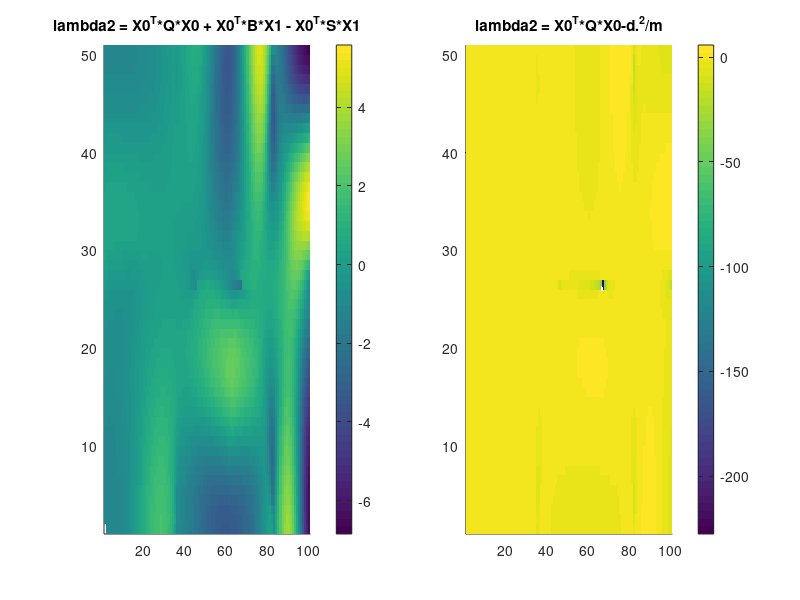
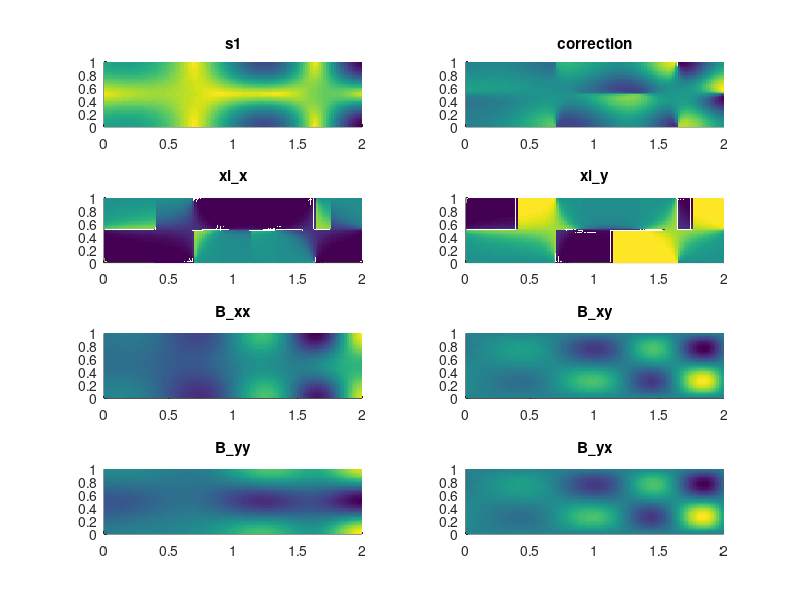

These figures' MATLAB source, in order:

close all
clear all
clc

xdim = 101;
ydim = 51;
xmin = 0
xmax = 2
ymin = 0;
ymax = 1;
x=linspace(xmin,xmax,xdim);
dx = x(2)-x(1);
y=linspace(ymin,ymax,ydim);
dy=y(2)-y(1);
[x,y]=meshgrid(x,y);

A = 0.1;
w = 0.2.*pi;
e = 0.25;
tdim = 3;
t0 = 0.5*pi
time = linspace(-0.01+t0,0.01+t0,tdim);
dt = time(2)-time(1);
for i =1:length(time)
    t=time(i);
    a = e.*sin(w.*t);
    b = 1-2.*e.*sin(w.*t);
    f = a.*x.^2+b.*x;
    dfdx = 2.*a.*x+b;    

    u(:,:,i) =-pi.*A.*sin(pi.*f).*cos(y.*pi);    
    v(:,:,i) = pi.*A.*cos(pi.*f).*sin(y.*pi).*dfdx;
end

[dudx,dudy,dudt] = gradient(u,dx,dy,dt);
[dvdx,dvdy,dvdt] = gradient(v,dx,dy,dt);

au = dudt+u.*dudx+v.*dudy;
av = dvdt+u.*dvdx+v.*dvdy;
clear dudt dvdt
[daudx,daudy,daudt] = gradient(au,dx,dy,dt);
[davdx,davdy,davdt] = gradient(av,dx,dy,dt);

ju = daudt+u.*daudx+v.*daudy;
jv = davdt+u.*davdx+v.*davdy;
clear daudt davdt u v au av
[djudx,djudy,djudt] = gradient(ju,dx,dy,dt);
[djvdx,djvdy,djvdt] = gradient(jv,dx,dy,dt);
clear djudt djvdt
R = [0,-1;1,0];
b = zeros([ydim,xdim,tdim,2,2]);
for t =1:tdim
    t
    for i = 1:ydim
        for j = 1:xdim
            if ~isnan(ju(i,j,t))&&~isnan(jv(i,j,t))
                Grad_v = [dudx(i,j,t), dudy(i,j,t);dvdx(i,j,t), dvdy(i,j,t)];
                Grad_a = [daudx(i,j,t), daudy(i,j,t); davdx(i,j,t), davdy(i,j,t)];
                Grad_j = [djudx(i,j,t), djudy(i,j,t); djvdx(i,j,t), djvdy(i,j,t)];
                S = 0.5*(Grad_v + Grad_v');
                B = 0.5*(Grad_a + Grad_a')+(Grad_v'*Grad_v);
                b(i,j,t,:,:)=B;
                Q = 0.5*(Grad_j + Grad_j')+(Grad_v'*Grad_a+Grad_a'*Grad_v);
                [V,D] = eig(S);
                if ~issorted(diag(D))
                    [D,I] = sort(diag(D));
                    V = V(:, I);
                end
                s1(i,j,t) = D(1,1);
                X0 = V(:,1);
                xi(i,j,t,:) = V(:,1);
                l1(i,j,t) = X0'*B*X0;
                X1 = -((B-l1(i,j,t)*eye(size(B)))*X0)\(S-s1(i,j,t)*eye(size(B)));
                X1=X1'/norm(X1);
                l2(i,j,t) = X0'*Q*X0 + X0'*B*X1 - X0'*S*X1;
                a1(i,j,t)=l2(i,j,t);
                %Xp = R*X0;
                m = X0'*R'*(S-s1(i,j,t)*eye(size(S)))*R*X0;
                d = X0'*R'*B*X0;
                l2(i,j,t) = X0'*Q*X0-d.^2/m;
                a2(i,j,t)=l2(i,j,t);
                %X1 = V(:,1);
                %l1(i,j,t) = X1'*B*X1;
                %l2(i,j,t) = X1'*Q*X1;
                %cor(i,j,t) = -s1(i,j,t).^2+0.5*(X1'*B*X1);

            else
                s1(i,j,t) =nan;
                l1(i,j,t) = nan;
                l2(i,j,t) = nan;
                %cor(i,j,t)=nan;
            end
        end
    end
end

save dg_correction3rd s1 l1 l2
save error_comparison s1 l1 a1 a2

figure
subplot(121)
surface(a1(:,:,1),'edgecolor','none')
title('lambda2 = X0^T*Q*X0 + X0^T*B*X1 - X0^T*S*X1')
colorbar
axis tight
subplot(122)
surface(a2(:,:,1),'edgecolor','none')
title('lambda2 = X0^T*Q*X0-d.^2/m')
axis tight
colorbar


figure
subplot(421)
surface(x,y,s1(:,:,1),'edgecolor','none')
title('s1')
subplot(422)
surface(x,y,s1(:,:,1).^2-0.5*l1(:,:,1),'edgecolor','none')
title('correction')
subplot(423)
surface(x,y,xi(:,:,1,1),'edgecolor','none')
title('xi\_x')
subplot(424)
surface(x,y,xi(:,:,1,2),'edgecolor','none')
title('xi\_y')
subplot(425)
surface(x,y,b(:,:,1,1,1),'edgecolor','none')
title('B\_xx')
subplot(426)
surface(x,y,b(:,:,1,1,2),'edgecolor','none')
title('B\_xy')
subplot(427)
surface(x,y,b(:,:,1,2,2),'edgecolor','none')
title('B\_yy')
subplot(428)
surface(x,y,b(:,:,1,2,1),'edgecolor','none')
title('B\_yx')

